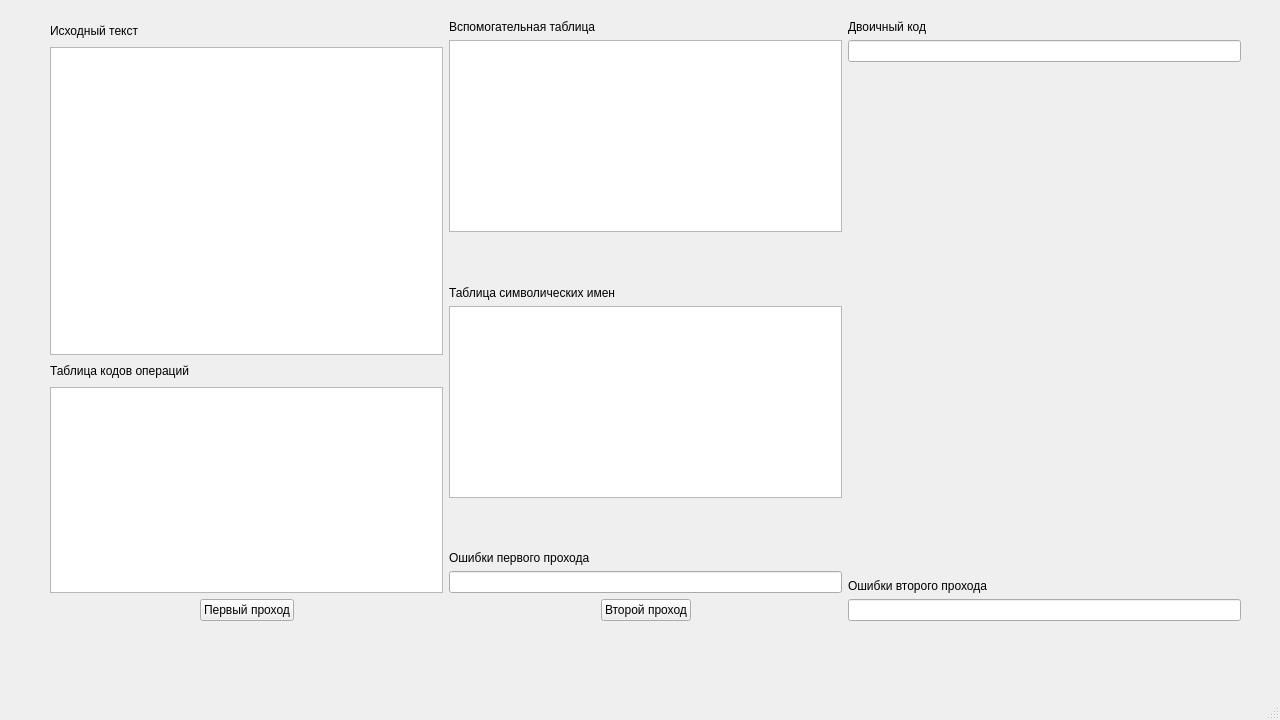
<?xml version="1.0" encoding="UTF-8"?>
<ui version="4.0">
 <class>ApplicationUi</class>
 <widget class="QMainWindow" name="ApplicationUi">
  <property name="geometry">
   <rect>
    <x>0</x>
    <y>0</y>
    <width>1280</width>
    <height>720</height>
   </rect>
  </property>
  <property name="windowTitle">
   <string>MainWindow</string>
  </property>
  <widget class="QWidget" name="centralwidget">
   <widget class="QWidget" name="horizontalLayoutWidget">
    <property name="geometry">
     <rect>
      <x>50</x>
      <y>20</y>
      <width>1191</width>
      <height>601</height>
     </rect>
    </property>
    <layout class="QHBoxLayout" name="horizontalLayout">
     <item>
      <layout class="QVBoxLayout" name="verticalLayout" stretch="1,15,1,10,1">
       <item>
        <widget class="QLabel" name="label">
         <property name="text">
          <string>Исходный текст</string>
         </property>
        </widget>
       </item>
       <item>
        <widget class="QTableWidget" name="sourceCodeTable">
         <property name="verticalScrollBarPolicy">
          <enum>Qt::ScrollBarAlwaysOff</enum>
         </property>
         <property name="horizontalScrollBarPolicy">
          <enum>Qt::ScrollBarAlwaysOff</enum>
         </property>
         <property name="showGrid">
          <bool>true</bool>
         </property>
         <property name="rowCount">
          <number>0</number>
         </property>
         <property name="columnCount">
          <number>4</number>
         </property>
         <attribute name="horizontalHeaderVisible">
          <bool>false</bool>
         </attribute>
         <attribute name="horizontalHeaderMinimumSectionSize">
          <number>0</number>
         </attribute>
         <attribute name="horizontalHeaderDefaultSectionSize">
          <number>97</number>
         </attribute>
         <attribute name="horizontalHeaderHighlightSections">
          <bool>true</bool>
         </attribute>
         <attribute name="verticalHeaderVisible">
          <bool>false</bool>
         </attribute>
         <attribute name="verticalHeaderMinimumSectionSize">
          <number>0</number>
         </attribute>
         <attribute name="verticalHeaderDefaultSectionSize">
          <number>20</number>
         </attribute>
         <column/>
         <column/>
         <column/>
         <column/>
        </widget>
       </item>
       <item>
        <widget class="QLabel" name="label_2">
         <property name="text">
          <string>Таблица кодов операций</string>
         </property>
        </widget>
       </item>
       <item>
        <widget class="QTableWidget" name="codeOperationTable">
         <property name="verticalScrollBarPolicy">
          <enum>Qt::ScrollBarAlwaysOff</enum>
         </property>
         <property name="horizontalScrollBarPolicy">
          <enum>Qt::ScrollBarAlwaysOff</enum>
         </property>
         <property name="rowCount">
          <number>0</number>
         </property>
         <property name="columnCount">
          <number>3</number>
         </property>
         <attribute name="horizontalHeaderVisible">
          <bool>false</bool>
         </attribute>
         <attribute name="horizontalHeaderDefaultSectionSize">
          <number>130</number>
         </attribute>
         <attribute name="verticalHeaderVisible">
          <bool>false</bool>
         </attribute>
         <attribute name="verticalHeaderDefaultSectionSize">
          <number>20</number>
         </attribute>
         <column/>
         <column/>
         <column/>
        </widget>
       </item>
       <item>
        <layout class="QHBoxLayout" name="horizontalLayout_3">
         <item>
          <spacer name="horizontalSpacer">
           <property name="orientation">
            <enum>Qt::Horizontal</enum>
           </property>
           <property name="sizeHint" stdset="0">
            <size>
             <width>40</width>
             <height>20</height>
            </size>
           </property>
          </spacer>
         </item>
         <item>
          <widget class="QPushButton" name="firstPassButton">
           <property name="text">
            <string>Первый проход</string>
           </property>
          </widget>
         </item>
         <item>
          <spacer name="horizontalSpacer_2">
           <property name="orientation">
            <enum>Qt::Horizontal</enum>
           </property>
           <property name="sizeHint" stdset="0">
            <size>
             <width>40</width>
             <height>20</height>
            </size>
           </property>
          </spacer>
         </item>
        </layout>
       </item>
      </layout>
     </item>
     <item>
      <layout class="QVBoxLayout" name="verticalLayout_2">
       <item>
        <widget class="QLabel" name="label_3">
         <property name="text">
          <string>Вспомогательная таблица</string>
         </property>
        </widget>
       </item>
       <item>
        <widget class="QTableWidget" name="helperTable">
         <property name="verticalScrollBarPolicy">
          <enum>Qt::ScrollBarAlwaysOff</enum>
         </property>
         <property name="horizontalScrollBarPolicy">
          <enum>Qt::ScrollBarAlwaysOff</enum>
         </property>
         <property name="columnCount">
          <number>4</number>
         </property>
         <attribute name="horizontalHeaderVisible">
          <bool>false</bool>
         </attribute>
         <attribute name="verticalHeaderVisible">
          <bool>false</bool>
         </attribute>
         <column/>
         <column/>
         <column/>
         <column/>
        </widget>
       </item>
       <item>
        <spacer name="verticalSpacer_2">
         <property name="orientation">
          <enum>Qt::Vertical</enum>
         </property>
         <property name="sizeHint" stdset="0">
          <size>
           <width>20</width>
           <height>40</height>
          </size>
         </property>
        </spacer>
       </item>
       <item>
        <widget class="QLabel" name="label_4">
         <property name="text">
          <string>Таблица символических имен</string>
         </property>
        </widget>
       </item>
       <item>
        <widget class="QTableWidget" name="symbolicNamesTable">
         <property name="verticalScrollBarPolicy">
          <enum>Qt::ScrollBarAlwaysOff</enum>
         </property>
         <property name="horizontalScrollBarPolicy">
          <enum>Qt::ScrollBarAlwaysOff</enum>
         </property>
         <property name="columnCount">
          <number>2</number>
         </property>
         <attribute name="horizontalHeaderVisible">
          <bool>false</bool>
         </attribute>
         <attribute name="verticalHeaderVisible">
          <bool>false</bool>
         </attribute>
         <column/>
         <column/>
        </widget>
       </item>
       <item>
        <spacer name="verticalSpacer_4">
         <property name="orientation">
          <enum>Qt::Vertical</enum>
         </property>
         <property name="sizeHint" stdset="0">
          <size>
           <width>20</width>
           <height>40</height>
          </size>
         </property>
        </spacer>
       </item>
       <item>
        <widget class="QLabel" name="label_5">
         <property name="text">
          <string>Ошибки первого прохода</string>
         </property>
        </widget>
       </item>
       <item>
        <widget class="QLineEdit" name="firstPassageErrors"/>
       </item>
       <item>
        <layout class="QHBoxLayout" name="horizontalLayout_4">
         <item>
          <spacer name="horizontalSpacer_3">
           <property name="orientation">
            <enum>Qt::Horizontal</enum>
           </property>
           <property name="sizeHint" stdset="0">
            <size>
             <width>40</width>
             <height>20</height>
            </size>
           </property>
          </spacer>
         </item>
         <item>
          <widget class="QPushButton" name="secondPassButton">
           <property name="text">
            <string>Второй проход</string>
           </property>
          </widget>
         </item>
         <item>
          <spacer name="horizontalSpacer_4">
           <property name="orientation">
            <enum>Qt::Horizontal</enum>
           </property>
           <property name="sizeHint" stdset="0">
            <size>
             <width>40</width>
             <height>20</height>
            </size>
           </property>
          </spacer>
         </item>
        </layout>
       </item>
      </layout>
     </item>
     <item>
      <layout class="QVBoxLayout" name="verticalLayout_3">
       <item>
        <widget class="QLabel" name="label_6">
         <property name="text">
          <string>Двоичный код</string>
         </property>
        </widget>
       </item>
       <item>
        <widget class="QLineEdit" name="binaryCode"/>
       </item>
       <item>
        <spacer name="verticalSpacer_3">
         <property name="orientation">
          <enum>Qt::Vertical</enum>
         </property>
         <property name="sizeHint" stdset="0">
          <size>
           <width>20</width>
           <height>40</height>
          </size>
         </property>
        </spacer>
       </item>
       <item>
        <widget class="QLabel" name="label_8">
         <property name="text">
          <string>Ошибки второго прохода</string>
         </property>
        </widget>
       </item>
       <item>
        <widget class="QLineEdit" name="secondPassageErrors"/>
       </item>
      </layout>
     </item>
    </layout>
   </widget>
  </widget>
  <widget class="QMenuBar" name="menubar">
   <property name="geometry">
    <rect>
     <x>0</x>
     <y>0</y>
     <width>1280</width>
     <height>21</height>
    </rect>
   </property>
  </widget>
  <widget class="QStatusBar" name="statusbar"/>
 </widget>
 <resources/>
 <connections/>
</ui>
